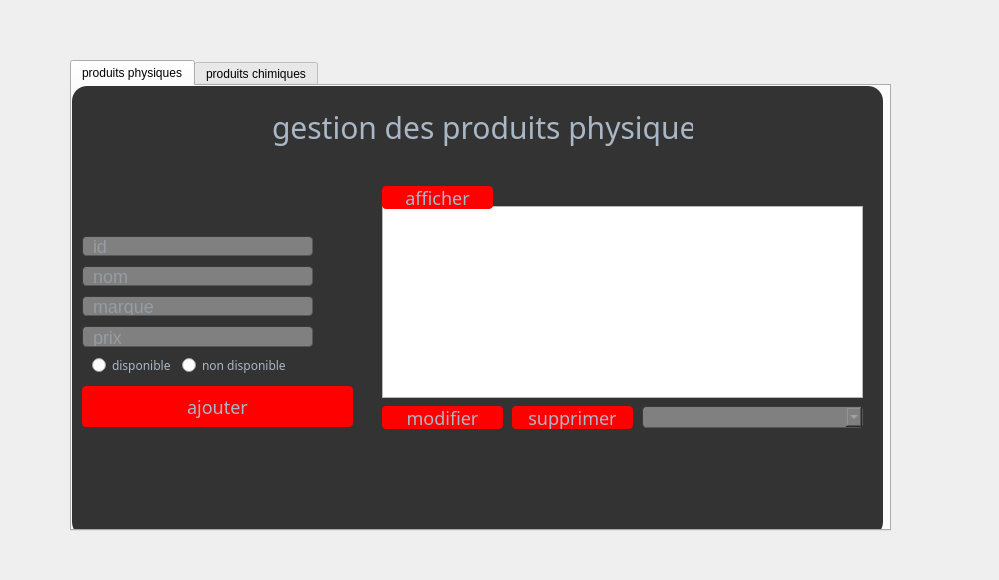
<?xml version="1.0" encoding="UTF-8"?>
<ui version="4.0">
 <class>prod</class>
 <widget class="QDialog" name="prod">
  <property name="geometry">
   <rect>
    <x>0</x>
    <y>0</y>
    <width>999</width>
    <height>580</height>
   </rect>
  </property>
  <property name="windowTitle">
   <string>Dialog</string>
  </property>
  <property name="styleSheet">
   <string notr="true">#prod
{
border-image: url(:/new/prefix1/source/sheeps.jpg);

}</string>
  </property>
  <widget class="QTabWidget" name="tabWidget">
   <property name="geometry">
    <rect>
     <x>70</x>
     <y>60</y>
     <width>821</width>
     <height>471</height>
    </rect>
   </property>
   <property name="currentIndex">
    <number>0</number>
   </property>
   <widget class="QWidget" name="tab">
    <attribute name="title">
     <string>produits physiques</string>
    </attribute>
    <widget class="QFrame" name="frame">
     <property name="geometry">
      <rect>
       <x>0</x>
       <y>0</y>
       <width>811</width>
       <height>451</height>
      </rect>
     </property>
     <property name="styleSheet">
      <string notr="true">#frame{
background-color: #333;
border-radius:15px;

}</string>
     </property>
     <property name="frameShape">
      <enum>QFrame::StyledPanel</enum>
     </property>
     <property name="frameShadow">
      <enum>QFrame::Raised</enum>
     </property>
     <widget class="QLineEdit" name="lineEdit_2">
      <property name="geometry">
       <rect>
        <x>10</x>
        <y>150</y>
        <width>231</width>
        <height>20</height>
       </rect>
      </property>
      <property name="styleSheet">
       <string notr="true">border-width: 1px; border-radius: 4px;
font-size: 18px;
	border-color: rgb(58, 58, 58);
	border-style: inset;
	padding: 0 8px;
	color: #a9b7c6;
	background:gray;
	selection-background-color:#007b50;
	selection-color: #FFFFFF;</string>
      </property>
      <property name="placeholderText">
       <string>id</string>
      </property>
     </widget>
     <widget class="QTableView" name="tableView">
      <property name="geometry">
       <rect>
        <x>310</x>
        <y>120</y>
        <width>481</width>
        <height>192</height>
       </rect>
      </property>
     </widget>
     <widget class="QPushButton" name="pushButton">
      <property name="geometry">
       <rect>
        <x>10</x>
        <y>300</y>
        <width>271</width>
        <height>41</height>
       </rect>
      </property>
      <property name="styleSheet">
       <string notr="true">#pushButton{

background-color: red;
border-radius: 4px;
	border-color: rgb(58, 58, 58);
	border-style: inset;
font-family: century gothic;
font-size: 18px;
color: #a9b7c6;
}
#pushButton:hover{
border-style: solid;
	border-top-color: transparent;
	border-right-color: transparent;
	border-left-color: transparent;
	border-bottom-color: #e67e22;
	border-bottom-width: 1px;
	border-bottom-radius: 6px;
	border-style: solid;
	color: #FFFFFF;
	padding-bottom: 2px;
	background-color: green;
}</string>
      </property>
      <property name="text">
       <string>ajouter</string>
      </property>
     </widget>
     <widget class="QPushButton" name="pushButton_2">
      <property name="geometry">
       <rect>
        <x>440</x>
        <y>320</y>
        <width>121</width>
        <height>23</height>
       </rect>
      </property>
      <property name="styleSheet">
       <string notr="true">#pushButton_2{

background-color: red;
border-radius: 4px;
	border-color: rgb(58, 58, 58);
	border-style: inset;
font-family: century gothic;
font-size: 18px;
color: #a9b7c6;
}
#pushButton_2:hover{
border-style: solid;
	border-top-color: transparent;
	border-right-color: transparent;
	border-left-color: transparent;
	border-bottom-color: #e67e22;
	border-bottom-width: 1px;
	border-bottom-radius: 6px;
	border-style: solid;
	color: #FFFFFF;
	padding-bottom: 2px;
	background-color: green;
}</string>
      </property>
      <property name="text">
       <string>supprimer</string>
      </property>
     </widget>
     <widget class="QPushButton" name="pushButton_3">
      <property name="geometry">
       <rect>
        <x>310</x>
        <y>320</y>
        <width>121</width>
        <height>23</height>
       </rect>
      </property>
      <property name="styleSheet">
       <string notr="true">#pushButton_3{

background-color: red;
border-radius: 4px;
	border-color: rgb(58, 58, 58);
	border-style: inset;
font-family: century gothic;
font-size: 18px;
color: #a9b7c6;
}
#pushButton_3:hover{
border-style: solid;
	border-top-color: transparent;
	border-right-color: transparent;
	border-left-color: transparent;
	border-bottom-color: #e67e22;
	border-bottom-width: 1px;
	border-bottom-radius: 6px;
	border-style: solid;
	color: #FFFFFF;
	padding-bottom: 2px;
	background-color: green;
}</string>
      </property>
      <property name="text">
       <string>modifier</string>
      </property>
     </widget>
     <widget class="QPushButton" name="pushButton_4">
      <property name="geometry">
       <rect>
        <x>310</x>
        <y>100</y>
        <width>111</width>
        <height>23</height>
       </rect>
      </property>
      <property name="styleSheet">
       <string notr="true">#pushButton_4{

background-color: red;
border-radius: 4px;
	border-color: rgb(58, 58, 58);
	border-style: inset;
font-family: century gothic;
font-size: 18px;
color: #a9b7c6;
}
#pushButton_4:hover{
border-style: solid;
	border-top-color: transparent;
	border-right-color: transparent;
	border-left-color: transparent;
	border-bottom-color: #e67e22;
	border-bottom-width: 1px;
	border-bottom-radius: 6px;
	border-style: solid;
	color: #FFFFFF;
	padding-bottom: 2px;
	background-color: green;
}</string>
      </property>
      <property name="text">
       <string>afficher</string>
      </property>
     </widget>
     <widget class="QComboBox" name="comboBox">
      <property name="geometry">
       <rect>
        <x>570</x>
        <y>320</y>
        <width>221</width>
        <height>22</height>
       </rect>
      </property>
      <property name="styleSheet">
       <string notr="true">border-width: 1px; border-radius: 4px;
font-size: 18px;
	border-color: rgb(58, 58, 58);
	border-style: inset;
	padding: 0 8px;
	color: #a9b7c6;
	background:gray;
	selection-background-color:#007b50;
	selection-color: #FFFFFF;</string>
      </property>
     </widget>
     <widget class="QLineEdit" name="lineEdit_3">
      <property name="geometry">
       <rect>
        <x>10</x>
        <y>180</y>
        <width>231</width>
        <height>20</height>
       </rect>
      </property>
      <property name="styleSheet">
       <string notr="true">border-width: 1px; border-radius: 4px;
font-size: 18px;
	border-color: rgb(58, 58, 58);
	border-style: inset;
	padding: 0 8px;
	color: #a9b7c6;
	background:gray;
	selection-background-color:#007b50;
	selection-color: #FFFFFF;</string>
      </property>
      <property name="placeholderText">
       <string>nom</string>
      </property>
     </widget>
     <widget class="QLineEdit" name="lineEdit_4">
      <property name="geometry">
       <rect>
        <x>10</x>
        <y>210</y>
        <width>231</width>
        <height>20</height>
       </rect>
      </property>
      <property name="styleSheet">
       <string notr="true">border-width: 1px; border-radius: 4px;
font-size: 18px;
	border-color: rgb(58, 58, 58);
	border-style: inset;
	padding: 0 8px;
	color: #a9b7c6;
	background:gray;
	selection-background-color:#007b50;
	selection-color: #FFFFFF;</string>
      </property>
      <property name="placeholderText">
       <string>marque</string>
      </property>
     </widget>
     <widget class="QLineEdit" name="lineEdit_5">
      <property name="geometry">
       <rect>
        <x>10</x>
        <y>240</y>
        <width>231</width>
        <height>21</height>
       </rect>
      </property>
      <property name="styleSheet">
       <string notr="true">border-width: 1px; border-radius: 4px;
font-size: 18px;
	border-color: rgb(58, 58, 58);
	border-style: inset;
	padding: 0 8px;
	color: #a9b7c6;
	background:gray;
	selection-background-color:#007b50;
	selection-color: #FFFFFF;</string>
      </property>
      <property name="placeholderText">
       <string>prix</string>
      </property>
     </widget>
     <widget class="QRadioButton" name="radioButton">
      <property name="geometry">
       <rect>
        <x>20</x>
        <y>270</y>
        <width>83</width>
        <height>18</height>
       </rect>
      </property>
      <property name="styleSheet">
       <string notr="true">font-family: century gothic;
font-size: 12px;
color: #a9b7c6;</string>
      </property>
      <property name="text">
       <string>disponible</string>
      </property>
     </widget>
     <widget class="QRadioButton" name="radioButton_2">
      <property name="geometry">
       <rect>
        <x>110</x>
        <y>270</y>
        <width>111</width>
        <height>18</height>
       </rect>
      </property>
      <property name="styleSheet">
       <string notr="true">font-family: century gothic;
font-size: 12px;
color: #a9b7c6;</string>
      </property>
      <property name="text">
       <string>non disponible</string>
      </property>
     </widget>
     <widget class="QLabel" name="label">
      <property name="geometry">
       <rect>
        <x>200</x>
        <y>20</y>
        <width>421</width>
        <height>41</height>
       </rect>
      </property>
      <property name="styleSheet">
       <string notr="true">font-family: century gothic;
font-size: 30px;
color: #a9b7c6;</string>
      </property>
      <property name="text">
       <string>gestion des produits physiques</string>
      </property>
     </widget>
     <widget class="QLabel" name="label_3">
      <property name="geometry">
       <rect>
        <x>480</x>
        <y>60</y>
        <width>47</width>
        <height>14</height>
       </rect>
      </property>
      <property name="styleSheet">
       <string notr="true">color:#333;</string>
      </property>
      <property name="text">
       <string>TextLabel</string>
      </property>
     </widget>
     <widget class="QLabel" name="label_4">
      <property name="geometry">
       <rect>
        <x>360</x>
        <y>70</y>
        <width>47</width>
        <height>14</height>
       </rect>
      </property>
      <property name="styleSheet">
       <string notr="true">color:#333;</string>
      </property>
      <property name="text">
       <string>TextLabel</string>
      </property>
     </widget>
    </widget>
   </widget>
   <widget class="QWidget" name="tab_2">
    <attribute name="title">
     <string>produits chimiques</string>
    </attribute>
    <widget class="QFrame" name="frame_2">
     <property name="geometry">
      <rect>
       <x>0</x>
       <y>0</y>
       <width>811</width>
       <height>441</height>
      </rect>
     </property>
     <property name="styleSheet">
      <string notr="true">#frame_2{
background-color: #333;
border-radius:15px;

}</string>
     </property>
     <property name="frameShape">
      <enum>QFrame::StyledPanel</enum>
     </property>
     <property name="frameShadow">
      <enum>QFrame::Raised</enum>
     </property>
     <widget class="QLineEdit" name="lineEdit_7">
      <property name="geometry">
       <rect>
        <x>20</x>
        <y>220</y>
        <width>231</width>
        <height>20</height>
       </rect>
      </property>
      <property name="styleSheet">
       <string notr="true">border-width: 1px; border-radius: 4px;
font-size: 18px;
	border-color: rgb(58, 58, 58);
	border-style: inset;
	padding: 0 8px;
	color: #a9b7c6;
	background:gray;
	selection-background-color:#007b50;
	selection-color: #FFFFFF;</string>
      </property>
      <property name="placeholderText">
       <string>marque</string>
      </property>
     </widget>
     <widget class="QLineEdit" name="lineEdit_8">
      <property name="geometry">
       <rect>
        <x>20</x>
        <y>160</y>
        <width>231</width>
        <height>20</height>
       </rect>
      </property>
      <property name="styleSheet">
       <string notr="true">border-width: 1px; border-radius: 4px;
font-size: 18px;
	border-color: rgb(58, 58, 58);
	border-style: inset;
	padding: 0 8px;
	color: #a9b7c6;
	background:gray;
	selection-background-color:#007b50;
	selection-color: #FFFFFF;</string>
      </property>
      <property name="placeholderText">
       <string>id</string>
      </property>
     </widget>
     <widget class="QLineEdit" name="lineEdit_9">
      <property name="geometry">
       <rect>
        <x>20</x>
        <y>250</y>
        <width>231</width>
        <height>20</height>
       </rect>
      </property>
      <property name="styleSheet">
       <string notr="true">border-width: 1px; border-radius: 4px;
font-size: 18px;
	border-color: rgb(58, 58, 58);
	border-style: inset;
	padding: 0 8px;
	color: #a9b7c6;
	background:gray;
	selection-background-color:#007b50;
	selection-color: #FFFFFF;</string>
      </property>
      <property name="placeholderText">
       <string>prix</string>
      </property>
     </widget>
     <widget class="QLineEdit" name="lineEdit_10">
      <property name="geometry">
       <rect>
        <x>20</x>
        <y>280</y>
        <width>231</width>
        <height>20</height>
       </rect>
      </property>
      <property name="styleSheet">
       <string notr="true">border-width: 1px; border-radius: 4px;
font-size: 18px;
	border-color: rgb(58, 58, 58);
	border-style: inset;
	padding: 0 8px;
	color: #a9b7c6;
	background:gray;
	selection-background-color:#007b50;
	selection-color: #FFFFFF;</string>
      </property>
      <property name="placeholderText">
       <string>quantite</string>
      </property>
     </widget>
     <widget class="QPushButton" name="pushButton_5">
      <property name="geometry">
       <rect>
        <x>20</x>
        <y>320</y>
        <width>251</width>
        <height>41</height>
       </rect>
      </property>
      <property name="styleSheet">
       <string notr="true">#pushButton_5{

background-color: red;
border-radius: 4px;
	border-color: rgb(58, 58, 58);
	border-style: inset;
font-family: century gothic;
font-size: 18px;
color: #a9b7c6;
}
#pushButton_5:hover{
border-style: solid;
	border-top-color: transparent;
	border-right-color: transparent;
	border-left-color: transparent;
	border-bottom-color: #e67e22;
	border-bottom-width: 1px;
	border-bottom-radius: 6px;
	border-style: solid;
	color: #FFFFFF;
	padding-bottom: 2px;
	background-color: green;
}</string>
      </property>
      <property name="text">
       <string>ajouter</string>
      </property>
     </widget>
     <widget class="QTableView" name="tableView_2">
      <property name="geometry">
       <rect>
        <x>300</x>
        <y>140</y>
        <width>501</width>
        <height>221</height>
       </rect>
      </property>
     </widget>
     <widget class="QPushButton" name="pushButton_6">
      <property name="geometry">
       <rect>
        <x>300</x>
        <y>120</y>
        <width>111</width>
        <height>21</height>
       </rect>
      </property>
      <property name="styleSheet">
       <string notr="true">#pushButton_6{

background-color: red;
border-radius: 4px;
	border-color: rgb(58, 58, 58);
	border-style: inset;
font-family: century gothic;
font-size: 18px;
color: #a9b7c6;
}
#pushButton_6:hover{
border-style: solid;
	border-top-color: transparent;
	border-right-color: transparent;
	border-left-color: transparent;
	border-bottom-color: #e67e22;
	border-bottom-width: 1px;
	border-bottom-radius: 6px;
	border-style: solid;
	color: #FFFFFF;
	padding-bottom: 2px;
	background-color: green;
}</string>
      </property>
      <property name="text">
       <string>afficher</string>
      </property>
     </widget>
     <widget class="QPushButton" name="pushButton_7">
      <property name="geometry">
       <rect>
        <x>300</x>
        <y>360</y>
        <width>111</width>
        <height>21</height>
       </rect>
      </property>
      <property name="styleSheet">
       <string notr="true">#pushButton_7{

background-color: red;
border-radius: 4px;
	border-color: rgb(58, 58, 58);
	border-style: inset;
font-family: century gothic;
font-size: 18px;
color: #a9b7c6;
}
#pushButton_7:hover{
border-style: solid;
	border-top-color: transparent;
	border-right-color: transparent;
	border-left-color: transparent;
	border-bottom-color: #e67e22;
	border-bottom-width: 1px;
	border-bottom-radius: 6px;
	border-style: solid;
	color: #FFFFFF;
	padding-bottom: 2px;
	background-color: green;
}</string>
      </property>
      <property name="text">
       <string>modifier</string>
      </property>
     </widget>
     <widget class="QPushButton" name="pushButton_8">
      <property name="geometry">
       <rect>
        <x>420</x>
        <y>360</y>
        <width>121</width>
        <height>21</height>
       </rect>
      </property>
      <property name="styleSheet">
       <string notr="true">#pushButton_8{

background-color: red;
border-radius: 4px;
	border-color: rgb(58, 58, 58);
	border-style: inset;
font-family: century gothic;
font-size: 18px;
color: #a9b7c6;
}
#pushButton_8:hover{
border-style: solid;
	border-top-color: transparent;
	border-right-color: transparent;
	border-left-color: transparent;
	border-bottom-color: #e67e22;
	border-bottom-width: 1px;
	border-bottom-radius: 6px;
	border-style: solid;
	color: #FFFFFF;
	padding-bottom: 2px;
	background-color: green;
}</string>
      </property>
      <property name="text">
       <string>supprimer</string>
      </property>
     </widget>
     <widget class="QComboBox" name="comboBox_2">
      <property name="geometry">
       <rect>
        <x>610</x>
        <y>360</y>
        <width>201</width>
        <height>21</height>
       </rect>
      </property>
      <property name="styleSheet">
       <string notr="true">border-width: 1px; border-radius: 4px;
font-size: 18px;
	border-color: rgb(58, 58, 58);
	border-style: inset;
	padding: 0 8px;
	color: #a9b7c6;
	background:gray;
	selection-background-color:#007b50;
	selection-color: #FFFFFF;</string>
      </property>
     </widget>
     <widget class="QLabel" name="label_2">
      <property name="geometry">
       <rect>
        <x>160</x>
        <y>30</y>
        <width>421</width>
        <height>41</height>
       </rect>
      </property>
      <property name="styleSheet">
       <string notr="true">font-family: century gothic;
font-size: 30px;
color: #a9b7c6;</string>
      </property>
      <property name="text">
       <string>gestion des produits chimiques</string>
      </property>
     </widget>
     <widget class="QLabel" name="label_5">
      <property name="geometry">
       <rect>
        <x>560</x>
        <y>100</y>
        <width>47</width>
        <height>14</height>
       </rect>
      </property>
      <property name="styleSheet">
       <string notr="true">color: #333</string>
      </property>
      <property name="text">
       <string>TextLabel</string>
      </property>
     </widget>
     <widget class="QLabel" name="label_6">
      <property name="geometry">
       <rect>
        <x>470</x>
        <y>100</y>
        <width>47</width>
        <height>14</height>
       </rect>
      </property>
      <property name="styleSheet">
       <string notr="true">color:#333;</string>
      </property>
      <property name="text">
       <string>TextLabel</string>
      </property>
     </widget>
    </widget>
    <widget class="QLineEdit" name="lineEdit_6">
     <property name="geometry">
      <rect>
       <x>20</x>
       <y>190</y>
       <width>231</width>
       <height>20</height>
      </rect>
     </property>
     <property name="styleSheet">
      <string notr="true">border-width: 1px; border-radius: 4px;
font-size: 18px;
	border-color: rgb(58, 58, 58);
	border-style: inset;
	padding: 0 8px;
	color: #a9b7c6;
	background:gray;
	selection-background-color:#007b50;
	selection-color: #FFFFFF;</string>
     </property>
     <property name="placeholderText">
      <string>nom</string>
     </property>
    </widget>
   </widget>
  </widget>
 </widget>
 <resources/>
 <connections/>
</ui>
